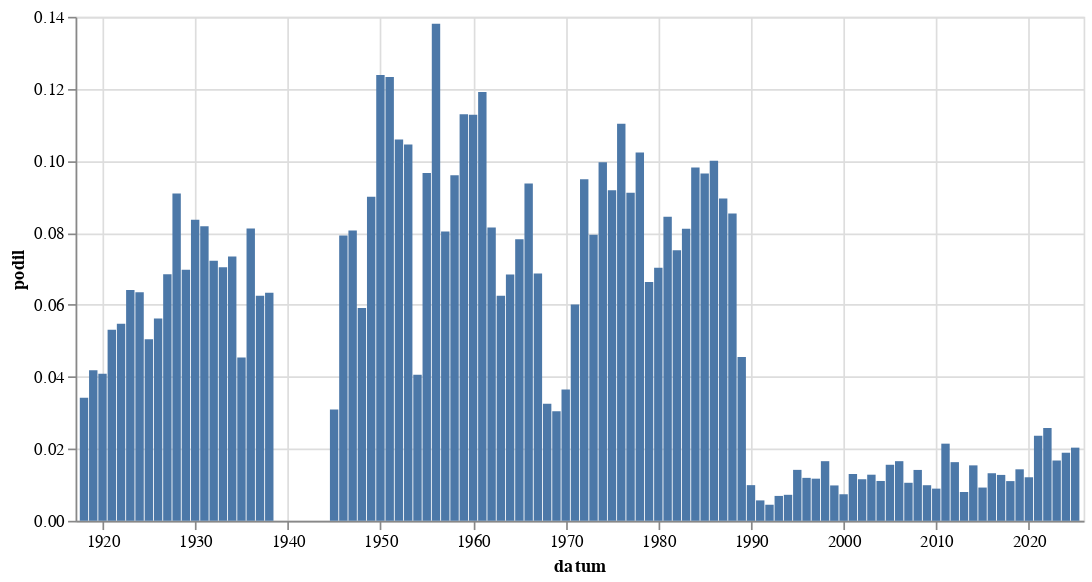

Notebook code for this chart:
### Code cell
alt.Chart(
    hledej(" [Pp]éče").to_pandas(),
    width = 600
).mark_bar(
).encode(
    alt.X('datum:T'),
    alt.Y('podil:Q')
)

### Figure 1 — Vega-Lite specification as saved in the notebook (floating-point values rounded to 4 significant figures)
{"config": {"view": {"continuousWidth": 300, "continuousHeight": 300}}, "data": {"name": "data-3efcefb98c14b05f0e967423b234cec3"}, "mark": {"type": "bar"}, "encoding": {"x": {"field": "datum", "type": "temporal"}, "y": {"field": "podil", "type": "quantitative"}}, "width": 600, "$schema": "https://vega.github.io/schema/vega-lite/v5.8.0.json", "datasets": {"data-3efcefb98c14b05f0e967423b234cec3": [{"datum": "1918-01-01T00:00:00", "text": 22, "text_right": 644, "podil": 0.03416, "co": " [Pp]éče"}, {"datum": "1919-01-01T00:00:00", "text": 165, "text_right": 3946, "podil": 0.04181, "co": " [Pp]éče"}, {"datum": "1920-01-01T00:00:00", "text": 231, "text_right": 5656, "podil": 0.04084, "co": " [Pp]éče"}, {"datum": "1921-01-01T00:00:00", "text": 413, "text_right": 7785, "podil": 0.05305, "co": " [Pp]éče"}, {"datum": "1922-01-01T00:00:00", "text": 415, "text_right": 7580, "podil": 0.05475, "co": " [Pp]éče"}, {"datum": "1923-01-01T00:00:00", "text": 335, "text_right": 5228, "podil": 0.06408, "co": " [Pp]éče"}, {"datum": "1924-01-01T00:00:00", "text": 356, "text_right": 5606, "podil": 0.0635, "co": " [Pp]éče"}, {"datum": "1925-01-01T00:00:00", "text": 229, "text_right": 4541, "podil": 0.05043, "co": " [Pp]éče"}, {"datum": "1926-01-01T00:00:00", "text": 399, "text_right": 7099, "podil": 0.05621, "co": " [Pp]éče"}, {"datum": "1927-01-01T00:00:00", "text": 422, "text_right": 6160, "podil": 0.06851, "co": " [Pp]éče"}, {"datum": "1928-01-01T00:00:00", "text": 540, "text_right": 5941, "podil": 0.09089, "co": " [Pp]éče"}, {"datum": "1929-01-01T00:00:00", "text": 257, "text_right": 3684, "podil": 0.06976, "co": " [Pp]éče"}, {"datum": "1930-01-01T00:00:00", "text": 622, "text_right": 7437, "podil": 0.08364, "co": " [Pp]éče"}, {"datum": "1931-01-01T00:00:00", "text": 491, "text_right": 6002, "podil": 0.08181, "co": " [Pp]éče"}, {"datum": "1932-01-01T00:00:00", "text": 259, "text_right": 3586, "podil": 0.07223, "co": " [Pp]éče"}, {"datum": "1933-01-01T00:00:00", "text": 286, "text_right": 4059, "podil": 0.07046, "co": " [Pp]éče"}, {"datum": "1934-01-01T00:00:00", "text": 238, "text_right": 3242, "podil": 0.07341, "co": " [Pp]éče"}, {"datum": "1935-01-01T00:00:00", "text": 146, "text_right": 3221, "podil": 0.04533, "co": " [Pp]éče"}, {"datum": "1936-01-01T00:00:00", "text": 273, "text_right": 3361, "podil": 0.08123, "co": " [Pp]éče"}, {"datum": "1937-01-01T00:00:00", "text": 193, "text_right": 3087, "podil": 0.06252, "co": " [Pp]éče"}, {"datum": "1938-01-01T00:00:00", "text": 100, "text_right": 1578, "podil": 0.06337, "co": " [Pp]éče"}, {"datum": "1945-01-01T00:00:00", "text": 22, "text_right": 712, "podil": 0.0309, "co": " [Pp]éče"}, {"datum": "1946-01-01T00:00:00", "text": 222, "text_right": 2802, "podil": 0.07923, "co": " [Pp]éče"}, {"datum": "1947-01-01T00:00:00", "text": 200, "text_right": 2481, "podil": 0.08061, "co": " [Pp]éče"}, {"datum": "1948-01-01T00:00:00", "text": 148, "text_right": 2504, "podil": 0.05911, "co": " [Pp]éče"}, {"datum": "1949-01-01T00:00:00", "text": 74, "text_right": 822, "podil": 0.09002, "co": " [Pp]éče"}, {"datum": "1950-01-01T00:00:00", "text": 54, "text_right": 436, "podil": 0.1239, "co": " [Pp]éče"}, {"datum": "1951-01-01T00:00:00", "text": 45, "text_right": 365, "podil": 0.1233, "co": " [Pp]éče"}, {"datum": "1952-01-01T00:00:00", "text": 41, "text_right": 387, "podil": 0.1059, "co": " [Pp]éče"}, {"datum": "1953-01-01T00:00:00", "text": 30, "text_right": 287, "podil": 0.1045, "co": " [Pp]éče"}, {"datum": "1954-01-01T00:00:00", "text": 25, "text_right": 616, "podil": 0.04058, "co": " [Pp]éče"}, {"datum": "1955-01-01T00:00:00", "text": 20, "text_right": 207, "podil": 0.09662, "co": " [Pp]éče"}, {"datum": "1956-01-01T00:00:00", "text": 45, "text_right": 326, "podil": 0.138, "co": " [Pp]éče"}, {"datum": "1957-01-01T00:00:00", "text": 27, "text_right": 336, "podil": 0.08036, "co": " [Pp]éče"}, {"datum": "1958-01-01T00:00:00", "text": 31, "text_right": 323, "podil": 0.09598, "co": " [Pp]éče"}, {"datum": "1959-01-01T00:00:00", "text": 34, "text_right": 301, "podil": 0.113, "co": " [Pp]éče"}, {"datum": "1960-01-01T00:00:00", "text": 45, "text_right": 399, "podil": 0.1128, "co": " [Pp]éče"}, {"datum": "1961-01-01T00:00:00", "text": 48, "text_right": 403, "podil": 0.1191, "co": " [Pp]éče"}, {"datum": "1962-01-01T00:00:00", "text": 18, "text_right": 221, "podil": 0.08145, "co": " [Pp]éče"}, {"datum": "1963-01-01T00:00:00", "text": 19, "text_right": 304, "podil": 0.0625, "co": " [Pp]éče"}, {"datum": "1964-01-01T00:00:00", "text": 52, "text_right": 760, "podil": 0.06842, "co": " [Pp]éče"}, {"datum": "1965-01-01T00:00:00", "text": 37, "text_right": 473, "podil": 0.07822, "co": " [Pp]éče"}, {"datum": "1966-01-01T00:00:00", "text": 49, "text_right": 523, "podil": 0.09369, "co": " [Pp]éče"}, {"datum": "1967-01-01T00:00:00", "text": 36, "text_right": 524, "podil": 0.0687, "co": " [Pp]éče"}, {"datum": "1968-01-01T00:00:00", "text": 65, "text_right": 1999, "podil": 0.03252, "co": " [Pp]éče"}, {"datum": "1969-01-01T00:00:00", "text": 43, "text_right": 1413, "podil": 0.03043, "co": " [Pp]éče"}, {"datum": "1970-01-01T00:00:00", "text": 35, "text_right": 960, "podil": 0.03646, "co": " [Pp]éče"}, {"datum": "1971-01-01T00:00:00", "text": 52, "text_right": 865, "podil": 0.06012, "co": " [Pp]éče"}, {"datum": "1972-01-01T00:00:00", "text": 57, "text_right": 601, "podil": 0.09484, "co": " [Pp]éče"}, {"datum": "1973-01-01T00:00:00", "text": 68, "text_right": 856, "podil": 0.07944, "co": " [Pp]éče"}, {"datum": "1974-01-01T00:00:00", "text": 80, "text_right": 803, "podil": 0.09963, "co": " [Pp]éče"}, {"datum": "1975-01-01T00:00:00", "text": 84, "text_right": 915, "podil": 0.0918, "co": " [Pp]éče"}, {"datum": "1976-01-01T00:00:00", "text": 73, "text_right": 662, "podil": 0.1103, "co": " [Pp]éče"}, {"datum": "1977-01-01T00:00:00", "text": 71, "text_right": 779, "podil": 0.09114, "co": " [Pp]éče"}, {"datum": "1978-01-01T00:00:00", "text": 85, "text_right": 831, "podil": 0.1023, "co": " [Pp]éče"}, {"datum": "1979-01-01T00:00:00", "text": 44, "text_right": 663, "podil": 0.06637, "co": " [Pp]éče"}, {"datum": "1980-01-01T00:00:00", "text": 52, "text_right": 740, "podil": 0.07027, "co": " [Pp]éče"}, {"datum": "1981-01-01T00:00:00", "text": 44, "text_right": 521, "podil": 0.08445, "co": " [Pp]éče"}, {"datum": "1982-01-01T00:00:00", "text": 58, "text_right": 772, "podil": 0.07513, "co": " [Pp]éče"}, {"datum": "1983-01-01T00:00:00", "text": 70, "text_right": 863, "podil": 0.08111, "co": " [Pp]éče"}, {"datum": "1984-01-01T00:00:00", "text": 69, "text_right": 703, "podil": 0.09815, "co": " [Pp]éče"}, {"datum": "1985-01-01T00:00:00", "text": 63, "text_right": 653, "podil": 0.09648, "co": " [Pp]éče"}, {"datum": "1986-01-01T00:00:00", "text": 49, "text_right": 490, "podil": 0.1, "co": " [Pp]éče"}, {"datum": "1987-01-01T00:00:00", "text": 60, "text_right": 670, "podil": 0.08955, "co": " [Pp]éče"}, {"datum": "1988-01-01T00:00:00", "text": 78, "text_right": 914, "podil": 0.08534, "co": " [Pp]éče"}, {"datum": "1989-01-01T00:00:00", "text": 83, "text_right": 1825, "podil": 0.04548, "co": " [Pp]éče"}, {"datum": "1990-01-01T00:00:00", "text": 156, "text_right": 15752, "podil": 0.009904, "co": " [Pp]éče"}, {"datum": "1991-01-01T00:00:00", "text": 176, "text_right": 31045, "podil": 0.005669, "co": " [Pp]éče"}, {"datum": "1992-01-01T00:00:00", "text": 111, "text_right": 24879, "podil": 0.004462, "co": " [Pp]éče"}, {"datum": "1993-01-01T00:00:00", "text": 60, "text_right": 8681, "podil": 0.006912, "co": " [Pp]éče"}, {"datum": "1994-01-01T00:00:00", "text": 52, "text_right": 7203, "podil": 0.007219, "co": " [Pp]éče"}, {"datum": "1995-01-01T00:00:00", "text": 123, "text_right": 8693, "podil": 0.01415, "co": " [Pp]éče"}, {"datum": "1996-01-01T00:00:00", "text": 109, "text_right": 9139, "podil": 0.01193, "co": " [Pp]éče"}, {"datum": "1997-01-01T00:00:00", "text": 186, "text_right": 15895, "podil": 0.0117, "co": " [Pp]éče"}, {"datum": "1998-01-01T00:00:00", "text": 189, "text_right": 11413, "podil": 0.01656, "co": " [Pp]éče"}, {"datum": "1999-01-01T00:00:00", "text": 192, "text_right": 19544, "podil": 0.009824, "co": " [Pp]éče"}, {"datum": "2000-01-01T00:00:00", "text": 166, "text_right": 22514, "podil": 0.007373, "co": " [Pp]éče"}, {"datum": "2001-01-01T00:00:00", "text": 251, "text_right": 19300, "podil": 0.01301, "co": " [Pp]éče"}, {"datum": "2002-01-01T00:00:00", "text": 179, "text_right": 15504, "podil": 0.01155, "co": " [Pp]éče"}, {"datum": "2003-01-01T00:00:00", "text": 268, "text_right": 20928, "podil": 0.01281, "co": " [Pp]éče"}, {"datum": "2004-01-01T00:00:00", "text": 216, "text_right": 19522, "podil": 0.01106, "co": " [Pp]éče"}, {"datum": "2005-01-01T00:00:00", "text": 395, "text_right": 25379, "podil": 0.01556, "co": " [Pp]éče"}, {"datum": "2006-01-01T00:00:00", "text": 304, "text_right": 18354, "podil": 0.01656, "co": " [Pp]éče"}, {"datum": "2007-01-01T00:00:00", "text": 172, "text_right": 16287, "podil": 0.01056, "co": " [Pp]éče"}, {"datum": "2008-01-01T00:00:00", "text": 252, "text_right": 17835, "podil": 0.01413, "co": " [Pp]éče"}, {"datum": "2009-01-01T00:00:00", "text": 198, "text_right": 20031, "podil": 0.009885, "co": " [Pp]éče"}, {"datum": "2010-01-01T00:00:00", "text": 115, "text_right": 12869, "podil": 0.008936, "co": " [Pp]éče"}, {"datum": "2011-01-01T00:00:00", "text": 381, "text_right": 17781, "podil": 0.02143, "co": " [Pp]éče"}, {"datum": "2012-01-01T00:00:00", "text": 240, "text_right": 14732, "podil": 0.01629, "co": " [Pp]éče"}, {"datum": "2013-01-01T00:00:00", "text": 79, "text_right": 9881, "podil": 0.007995, "co": " [Pp]éče"}, {"datum": "2014-01-01T00:00:00", "text": 320, "text_right": 20781, "podil": 0.0154, "co": " [Pp]éče"}, {"datum": "2015-01-01T00:00:00", "text": 196, "text_right": 21226, "podil": 0.009234, "co": " [Pp]éče"}, {"datum": "2016-01-01T00:00:00", "text": 294, "text_right": 22255, "podil": 0.01321, "co": " [Pp]éče"}, {"datum": "2017-01-01T00:00:00", "text": 227, "text_right": 17808, "podil": 0.01275, "co": " [Pp]éče"}, {"datum": "2018-01-01T00:00:00", "text": 227, "text_right": 20582, "podil": 0.01103, "co": " [Pp]éče"}, {"datum": "2019-01-01T00:00:00", "text": 354, "text_right": 24751, "podil": 0.0143, "co": " [Pp]éče"}, {"datum": "2020-01-01T00:00:00", "text": 285, "text_right": 23572, "podil": 0.01209, "co": " [Pp]éče"}, {"datum": "2021-01-01T00:00:00", "text": 477, "text_right": 20176, "podil": 0.02364, "co": " [Pp]éče"}, {"datum": "2022-01-01T00:00:00", "text": 537, "text_right": 20822, "podil": 0.02579, "co": " [Pp]éče"}, {"datum": "2023-01-01T00:00:00", "text": 418, "text_right": 24959, "podil": 0.01675, "co": " [Pp]éče"}, {"datum": "2024-01-01T00:00:00", "text": 457, "text_right": 24168, "podil": 0.01891, "co": " [Pp]éče"}, {"datum": "2025-01-01T00:00:00", "text": 213, "text_right": 10482, "podil": 0.02032, "co": " [Pp]éče"}]}}
